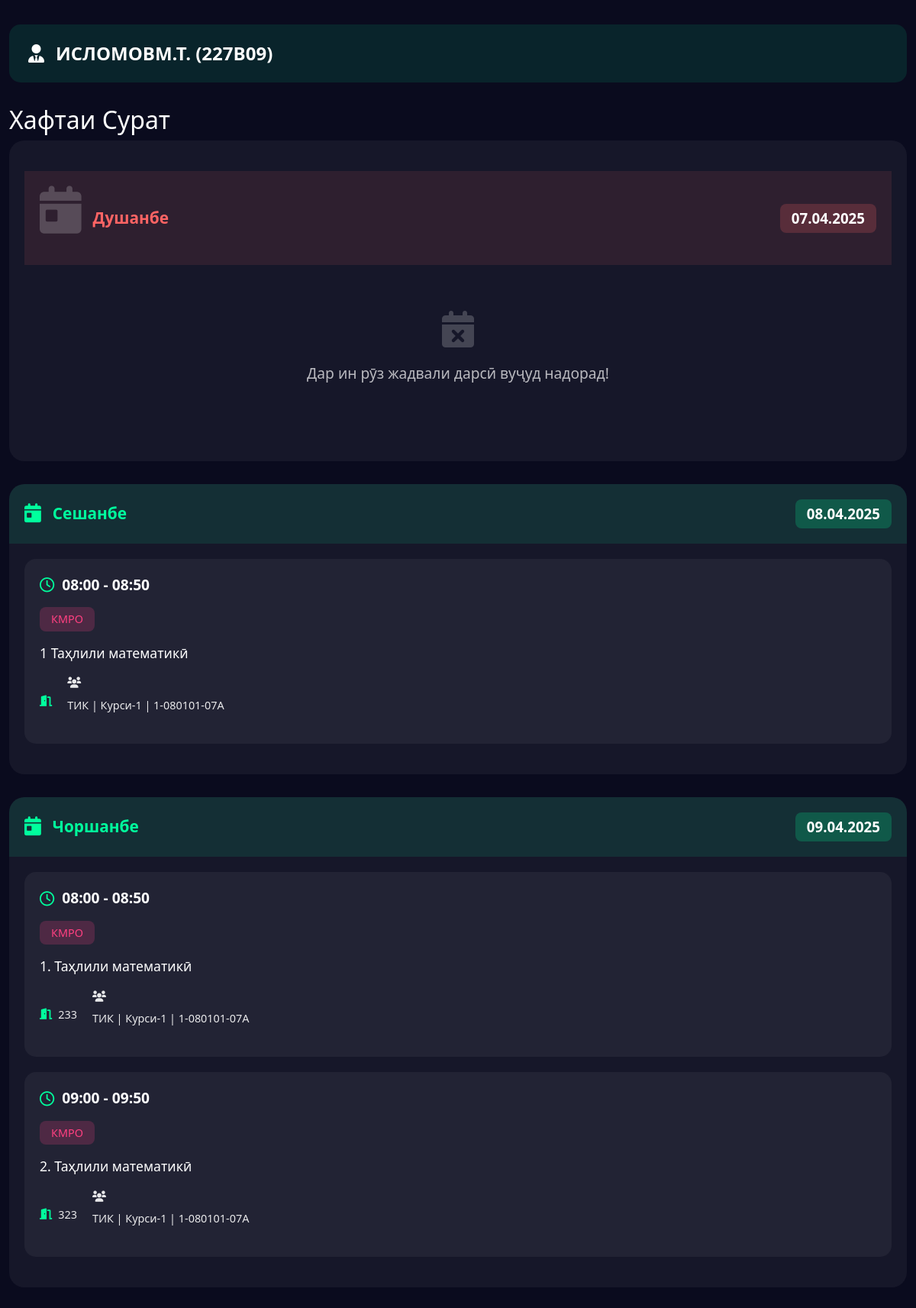
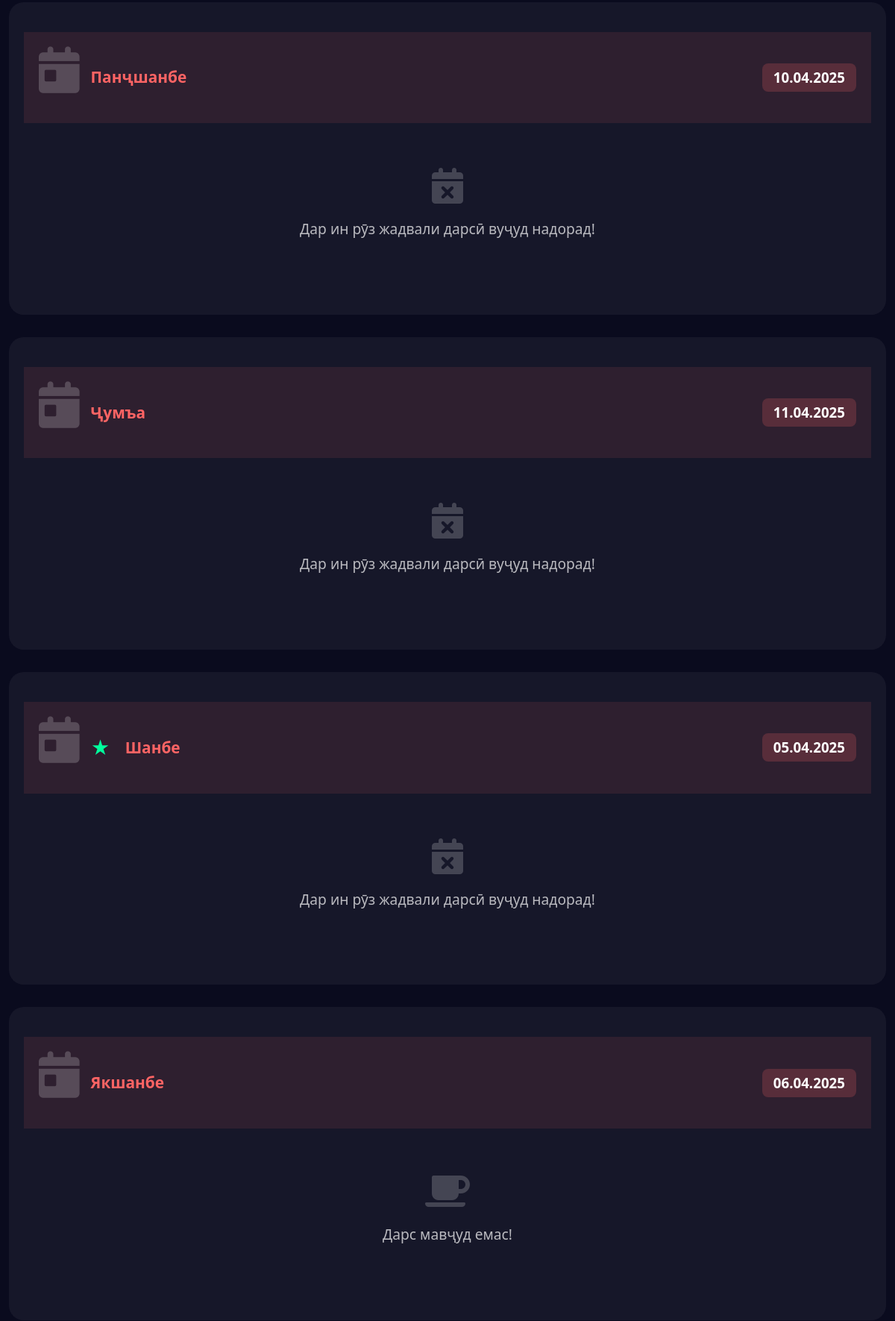
The app's page /teacher/227B09 (upper part) with its own data (2 pictures, top to bottom).
### tables this page shows
CREATE TABLE teachers (
        id INTEGER PRIMARY KEY AUTOINCREMENT,
        teacher_name TEXT NOT NULL UNIQUE,
        teacher_code TEXT NOT NULL
    );

CREATE TABLE schedules (
        id INTEGER PRIMARY KEY AUTOINCREMENT,
        faculty TEXT NOT NULL,
        course TEXT NOT NULL,
        "group" TEXT NOT NULL,
        day TEXT NOT NULL,
        lesson_time TEXT NOT NULL,
        lesson_type TEXT,
        subject TEXT NOT NULL,
        teacher TEXT NOT NULL,
        room TEXT NOT NULL,
        week_type TEXT NOT NULL CHECK (week_type IN ('Четный', 'Нечетный'))
    );

### app.py (the view)
@app.route('/teacher/<teacher_code>')
def show_teacher_schedule(teacher_code):
    conn = get_db_connection()
    try:
        teacher = conn.execute('SELECT teacher_name FROM teachers WHERE teacher_code=?', (teacher_code,)).fetchone()
        if not teacher:
            flash('Noto‘g‘ri muallim kodi!', 'danger')
            return redirect(url_for('main'))
        teacher_name = teacher['teacher_name']
        lessons = conn.execute('SELECT * FROM schedules ORDER BY lesson_time').fetchall()
        current_week_type = get_week_type()
        week_types = ['Четный', 'Нечетный'] if current_week_type == 'Четный' else ['Нечетный', 'Четный']
        display_week_types = {week_type: display_week_type(week_type) for week_type in week_types}
        schedule = {week_type: {} for week_type in week_types}
        week_dates = get_current_week_dates()
        ordered_days = DAYS_OF_WEEK
        today = datetime.today().strftime('%d.%m.%Y')
        current_day = DAYS_OF_WEEK[datetime.today().weekday()]
        for week_type in week_types:
            for day_name in ordered_days:
                schedule[week_type][day_name] = {
                    'date': week_dates[day_name],
                    'weekday': DAYS_OF_WEEK.index(day_name),
                    'lessons': [],
                    'is_today': day_name == current_day and week_dates[day_name] == today and week_type == current_week_type
                }
        for lesson in lessons:
            lesson_teacher = lesson['teacher']
            normalized_lesson_teacher = normalize_teacher_name(lesson_teacher)
            if are_names_similar(normalized_lesson_teacher, teacher_name, threshold=0.85):
                day_name = lesson['day']
                week_type = lesson['week_type']
                if day_name in schedule[week_type]:
                    schedule[week_type][day_name]['lessons'].append({
                        'time': lesson['lesson_time'],
                        'type': lesson['lesson_type'],
                        'subject': lesson['subject'],
                        'room': lesson['room'],
                        'group': f"{lesson['faculty']} | {lesson['course']} | {lesson['group']}"
                    })
        for week_type in week_types:
            for day_name in ordered_days:
                lessons = schedule[week_type][day_name]['lessons']
                if lessons:
                    lessons_by_time = {}
                    for lesson in lessons:
                        time = lesson['time']
                        if time not in lessons_by_time:
                            lessons_by_time[time] = []
                        lessons_by_time[time].append(lesson)
                    new_lessons = []
                    for time in sorted(lessons_by_time.keys()):
                        time_lessons = lessons_by_time[time]
                        groups = [l['group'] for l in time_lessons]
                        first_lesson = time_lessons[0]
                        new_lessons.append({
                            'time': time,
                            'type': first_lesson['type'],
                            'subject': first_lesson['subject'],
                            'room': first_lesson['room'],
                            'groups': groups
                        })
                    schedule[week_type][day_name]['lessons'] = new_lessons
    finally:
        conn.close()
    return render_template('teacher_schedule.html', schedule=schedule, teacher_name=teacher_name,
                          teacher_code=teacher_code, display_week_types=display_week_types)

### app.py (called while the page is built)
def get_db_connection():
    conn = sqlite3.connect(DB_PATH)
    conn.row_factory = sqlite3.Row
    return conn

def normalize_teacher_name(teacher_name):
    teacher_name = teacher_name.strip()
    prefixes = ["н.и техникӣ", "н.и.иқтисодӣ", "н.и.", "дотс.", "проф.", "техникӣ", "иқтисодӣ", "доц.", "профессор", "профессори", "доцент", "доценти","таърих", "таърихи", "мудири"]
    for prefix in prefixes:
        if prefix in teacher_name:
            teacher_name = teacher_name.replace(prefix, "").strip()
    parts = teacher_name.split()
    if len(parts) == 1:
        return parts[0]
    elif len(parts) > 1 and parts[-1].replace(".", "").isupper():
        return " ".join(parts[-2:])
    return teacher_name

def are_names_similar(name1, name2, threshold=0.8):
    similarity = SequenceMatcher(None, name1, name2).ratio()
    return similarity >= threshold

def get_current_week_dates():
    today = datetime.now()
    week_dates = {}
    for i in range(7):
        target_date = today + timedelta(days=i)
        weekday_num = target_date.weekday()
        day_name = DAYS_OF_WEEK[weekday_num]
        week_dates[day_name] = target_date.strftime("%d.%m.%Y")
    return week_dates

def get_week_type():
    today = datetime.today()
    week_number = today.isocalendar()[1]
    return 'Четный' if week_number % 2 == 0 else 'Нечетный'

def display_week_type(week_type):
    return "Сурат" if week_type == "Четный" else "Махрач"

### templates/teacher_schedule.html (shortened to what this page needs)
<!DOCTYPE html>
<html lang="tg">
<head>
    <link href="https://cdn.jsdelivr.net/npm/bootstrap@5.3.0/dist/css/bootstrap.min.css" rel="stylesheet">
    <link href="https://cdnjs.cloudflare.com/ajax/libs/font-awesome/6.0.0/css/all.min.css" rel="stylesheet">
    <link href="{{ url_for('static', filename='css/styles.css') }}" rel="stylesheet">
</head>
<body>
    <div class="container">
        <div class="group-header">
            <i class="fas fa-user-tie"></i>
            <span class="group-name">{{ teacher_name }} ({{ teacher_code }})</span>
        </div>
        {% for week_type, days in schedule.items() %}
            <form name="{{ display_week_types[week_type] }}">
                <div class="week-section">
                    <h2>Хафтаи {{ display_week_types[week_type] }}</h2>
                    {% for day_name, data in days.items() %}
                        <div class="day-card {% if data.lessons|length > 0 %}has-lessons{% else %}no-lessons{% endif %}">
                            <div class="day-header">
                                <i class="fas fa-calendar-day"></i>
                                {% if data.is_today %}
                                    <span class="today-marker">★</span>
                                {% endif %}
                                <span class="day-name">{{ day_name }}</span>
                                <span class="day-date">{{ data.date }}</span>
                            </div>
                            <div class="lessons-container">
                                {% if data.weekday == 6 %}
                                    <div class="no-lessons sunday">
                                        <i class="fas fa-coffee"></i>
                                        <p>Дарс мавҷуд емас!</p>
                                    </div>
                                {% elif data.lessons|length > 0 %}
                                    {% for lesson in data.lessons %}
                                        <div class="lesson-card">
                                            <div class="lesson-time">
                                                <i class="far fa-clock clock-icon"></i>
                                                {{ lesson.time }}
                                            </div>
                                            <div class="lesson-type {{ lesson.type|lower }}">
                                                {{ lesson.type }}
                                            </div>
                                            <div class="lesson-subject">
                                                {{ lesson.subject }}
                                            </div>
                                            <div class="lesson-details">
                                                <div class="lesson-room">
                                                    <i class="fas fa-door-open"></i>
                                                    {{ lesson.room }}
                                                </div>
                                                <div class="lesson-group">
                                                    <i class="fas fa-users"></i>
                                                    <ul class="lesson-groups">
                                                        {% for group in lesson.groups %}
                                                            <li>{{ group }}</li>
                                                        {% endfor %}
                                                    </ul>
                                                </div>
                                            </div>
                                        </div>
                                    {% endfor %}
                                {% else %}
                                    <div class="no-lessons">
                                        <i class="fas fa-calendar-xmark"></i>
                                        <p>Дар ин рӯз жадвали дарсӣ вуҷуд надорад!</p>
                                    </div>
                                {% endif %}
                            </div>
                        </div>
                    {% endfor %}
                </div>
            </form>
        {% endfor %}
    </div>
</body>
</html>

### static/css/styles.css (style rules this page uses)
body { background-color: #0a0b1e; color: #ffffff; min-height: 100vh; font-family: 'Segoe UI', system-ui, -apple-system, sans-serif; }
.container { padding-top: 2rem; padding-bottom: 2rem; max-width: 1200px; }
.group-header { display: flex; align-items: center; gap: 15px; background: rgba(0, 255, 157, 0.1); padding: 20px 25px; border-radius: 15px; margin-bottom: 30px; font-size: 1.5em; font-weight: 600; }
.group-header .group-name { color: #ffffff; text-transform: uppercase; }
form { margin-bottom: 40px; }
.day-card { background: rgba(255, 255, 255, 0.05); border-radius: 20px; margin-bottom: 30px; overflow: hidden; }
.day-card.has-lessons .day-header { background: rgba(0, 255, 157, 0.1); color: #00ff9d; }
.day-card.no-lessons .day-header { background: rgba(255, 100, 100, 0.1); color: #ff6464; }
.day-header { padding: 20px; display: flex; align-items: center; gap: 15px; font-size: 1.3em; font-weight: 600; }
.day-header i { font-size: 1.2em; }
.day-header .today-marker { font-size: 1.2em; margin-right: 5px; }
.day-card.no-lessons .day-header .today-marker { color: #00ff9d; }
.day-header .day-name { margin-right: auto; }
.day-header .day-date { font-size: 0.9em; padding: 5px 15px; border-radius: 8px; color: #ffffff; }
.day-card.has-lessons .day-header .day-date { background: rgba(0, 255, 157, 0.2); }
.day-card.no-lessons .day-header .day-date { background: rgba(255, 100, 100, 0.2); }
.lessons-container { padding: 20px; }
.no-lessons { text-align: center; padding: 40px 20px; color: rgba(255, 255, 255, 0.7); }
.no-lessons i { font-size: 3em; margin-bottom: 20px; color: rgba(255, 255, 255, 0.2); }
.no-lessons p { font-size: 1.2em; margin: 0; }
.lesson-card { background: rgba(255, 255, 255, 0.05); border-radius: 15px; padding: 20px; margin-bottom: 20px; transition: transform 0.3s ease, background 0.3s ease; }
.lesson-time { font-size: 1.2em; font-weight: 600; color: #ffffff; margin-bottom: 15px; display: flex; align-items: center; gap: 10px; }
.lesson-time .clock-icon { color: #00ff9d; }
.lesson-type { display: inline-block; padding: 5px 15px; border-radius: 8px; font-size: 0.9em; margin-bottom: 15px; }
.lesson-type.кмро { background: rgba(255, 64, 129, 0.2); color: #ff4081; }
.lesson-subject { font-size: 1.1em; font-weight: 500; margin-bottom: 15px; color: #ffffff; word-break: break-word; }
.lesson-details { display: flex; gap: 20px; color: rgba(255, 255, 255, 0.9); font-size: 0.9em; }
.lesson-teacher, .lesson-room { display: flex; align-items: center; gap: 8px; }
.lesson-teacher i, .lesson-room i { color: #00ff9d; }

### templates/teacher_schedule.html (style rules this page uses)
.lesson-groups { list-style-type: none; padding-left: 0; margin-top: 5px; }
.lesson-groups li { display: flex; align-items: center; gap: 8px; color: rgba(255, 255, 255, 0.9); padding: 3px 0; }

### records on screen
teachers: teacher_name "ИСЛОМОВМ.Т."
schedules: time "08:00 - 08:50", type "КМРО", subject "1 Таҳлили математикӣ", groups "ТИК | Курси-1 | 1-080101-07А"
schedules: time "08:00 - 08:50", type "КМРО", subject "1. Таҳлили математикӣ", room "233", groups "ТИК | Курси-1 | 1-080101-07А"
schedules: time "09:00 - 09:50", type "КМРО", subject "2. Таҳлили математикӣ", room "323", groups "ТИК | Курси-1 | 1-080101-07А"

### other values on screen
{{ teacher_code }} "227B09"
{{ display_week_types[week_type] }} "Сурат"
{{ day_name }} "Душанбе" "Сешанбе" "Чоршанбе" "Панҷшанбе" "Ҷумъа" "Шанбе" "Якшанбе"
{{ data.date }} "07.04.2025" "08.04.2025" "09.04.2025" "10.04.2025" "11.04.2025" "05.04.2025" "06.04.2025"
